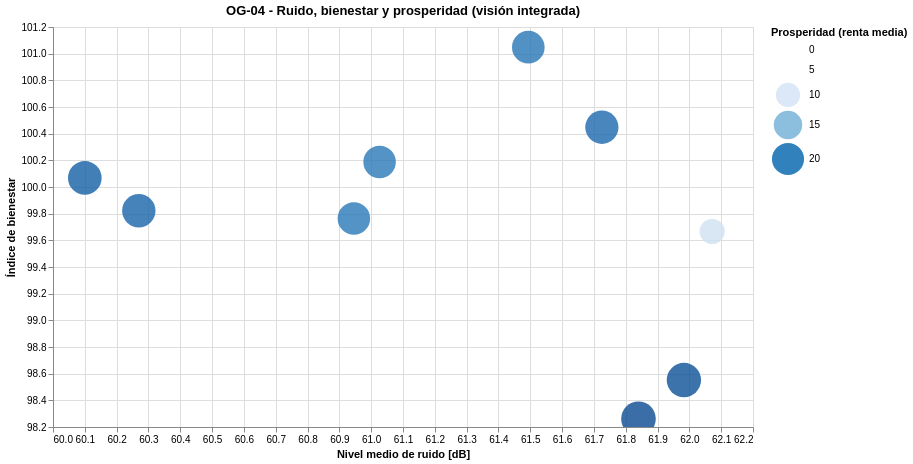

The notebook cell this image was saved under:
### Markdown cell above
### VISUALIZACIÓN  OG‑04 - Síntesis global: ruido, bienestar y prosperidad (España)
* OBJETIVO: Identificar relación entre el ruido con indicadores agregados de bienestar y desarrollo.
* Tipo de gráfico: Scatter interactivo + tamaño (visión integrada)
* Justificación: Conecta el OG con OS02 y OS03. Da visión macro. 

* Datos: Ruido agregado (df_02), Indicadores agregados (OS02 / OS03).
* Además calculamos df_og_integrado que es un dataset sintético, creado solo para el Objetivo Global, que integra por año:
* * Ruido medio anual
* * Indicador agregado de bienestar
* * Indicador agregado de prosperidad

### Code cell
# =========================================================
# 1. RUIDO MEDIO ANUAL (Madrid / conjunto disponible)
# =========================================================
df_ruido_og = (
    df_02_cont_acustic
    .dropna(subset=["laeq"])
    .groupby("year", as_index=False)
    .agg(
        ruido_medio=("laeq", "mean")
    )
)

# =========================================================
# 2. BIENESTAR AGREGADO (Total Nacional)
# =========================================================
df_bienestar_og = (
    df_07_Q_vida
    .query("CCAA == 'Total Nacional'")
    .drop(columns=["CCAA"])
    .melt(var_name="year", value_name="indice_bienestar")
)

df_bienestar_og["year"] = df_bienestar_og["year"].astype(int)

# =========================================================
# 3. PROSPERIDAD (RENTA MEDIA AGREGADA)
# =========================================================
df_prosperidad_og = (
    df_09_renta
    .rename(columns={"periodo": "year"})
    .groupby("year", as_index=False)
    .agg(
        indicador_prosperidad=("renta_media", "mean")
    )
)

# =========================================================
# 4. DATASET INTEGRADO OG
# =========================================================
df_og_integrado = (
    df_ruido_og
    .merge(df_bienestar_og, on="year", how="inner")
    .merge(df_prosperidad_og, on="year", how="inner")
)

# =========================================================
# 5. VISUALIZACIÓN OG‑04 (SCATTER INTERACTIVO)
# =========================================================
scatter_og_04 = (
    alt.Chart(df_og_integrado)
    .mark_circle(opacity=0.8)
    .encode(
        x=alt.X(
            "ruido_medio:Q",
            title="Nivel medio de ruido [dB]",
            scale=alt.Scale(zero=False)
        ),
        y=alt.Y(
            "indice_bienestar:Q",
            title="Índice de bienestar",
            scale=alt.Scale(zero=False)
        ),
        size=alt.Size(
            "indicador_prosperidad:Q",
            title="Prosperidad (renta media)",
            scale=alt.Scale(range=[150, 1200])
        ),
        color=alt.Color(
            "indicador_prosperidad:Q",
            title="Prosperidad (renta media)",
            scale=alt.Scale(scheme="blues"),
            legend=alt.Legend(orient="right")
        ),
        tooltip=[
            alt.Tooltip("year:O", title="Año"),
            alt.Tooltip("ruido_medio:Q", title="Ruido medio", format=".1f"),
            alt.Tooltip("indice_bienestar:Q", title="Bienestar", format=".2f"),
            alt.Tooltip("indicador_prosperidad:Q", title="Prosperidad", format=".1f")
        ]
    )
    .interactive()
    .properties(
        width=700,
        height=400,
        title="OG-04 - Ruido, bienestar y prosperidad (visión integrada)"
    )
)

scatter_og_04

### Figure 1 — Vega-Lite specification as saved in the notebook (floating-point values rounded to 4 significant figures)
{"$schema": "https://vega.github.io/schema/vega-lite/v5.20.1.json", "config": {"view": {"continuousHeight": 300, "continuousWidth": 300}}, "data": {"name": "data-5a851730b4e302d0607dbe3b11dc8f9b"}, "datasets": {"data-5a851730b4e302d0607dbe3b11dc8f9b": [{"indicador_prosperidad": 23.83, "indice_bienestar": 98.26, "ruido_medio": 61.84, "year": 2015}, {"indicador_prosperidad": 23.36, "indice_bienestar": 98.55, "ruido_medio": 61.98, "year": 2016}, {"indicador_prosperidad": 10.98, "indice_bienestar": 99.67, "ruido_medio": 62.07, "year": 2017}, {"indicador_prosperidad": 21.73, "indice_bienestar": 100.4, "ruido_medio": 61.73, "year": 2018}, {"indicador_prosperidad": 20.75, "indice_bienestar": 101.0, "ruido_medio": 61.49, "year": 2019}, {"indicador_prosperidad": 22.36, "indice_bienestar": 100.1, "ruido_medio": 60.1, "year": 2020}, {"indicador_prosperidad": 21.94, "indice_bienestar": 99.82, "ruido_medio": 60.27, "year": 2021}, {"indicador_prosperidad": 20.53, "indice_bienestar": 100.2, "ruido_medio": 61.03, "year": 2022}, {"indicador_prosperidad": 20.62, "indice_bienestar": 99.76, "ruido_medio": 60.95, "year": 2023}]}, "encoding": {"color": {"field": "indicador_prosperidad", "legend": {"orient": "right"}, "scale": {"scheme": "blues"}, "title": "Prosperidad (renta media)", "type": "quantitative"}, "size": {"field": "indicador_prosperidad", "scale": {"range": [150, 1200]}, "title": "Prosperidad (renta media)", "type": "quantitative"}, "tooltip": [{"field": "year", "title": "Año", "type": "ordinal"}, {"field": "ruido_medio", "format": ".1f", "title": "Ruido medio", "type": "quantitative"}, {"field": "indice_bienestar", "format": ".2f", "title": "Bienestar", "type": "quantitative"}, {"field": "indicador_prosperidad", "format": ".1f", "title": "Prosperidad", "type": "quantitative"}], "x": {"field": "ruido_medio", "scale": {"zero": false}, "title": "Nivel medio de ruido [dB]", "type": "quantitative"}, "y": {"field": "indice_bienestar", "scale": {"zero": false}, "title": "Índice de bienestar", "type": "quantitative"}}, "height": 400, "mark": {"opacity": 0.8, "type": "circle"}, "params": [{"bind": "scales", "name": "param_3", "select": {"encodings": ["x", "y"], "type": "interval"}}], "title": "OG-04 - Ruido, bienestar y prosperidad (visión integrada)", "width": 700}
